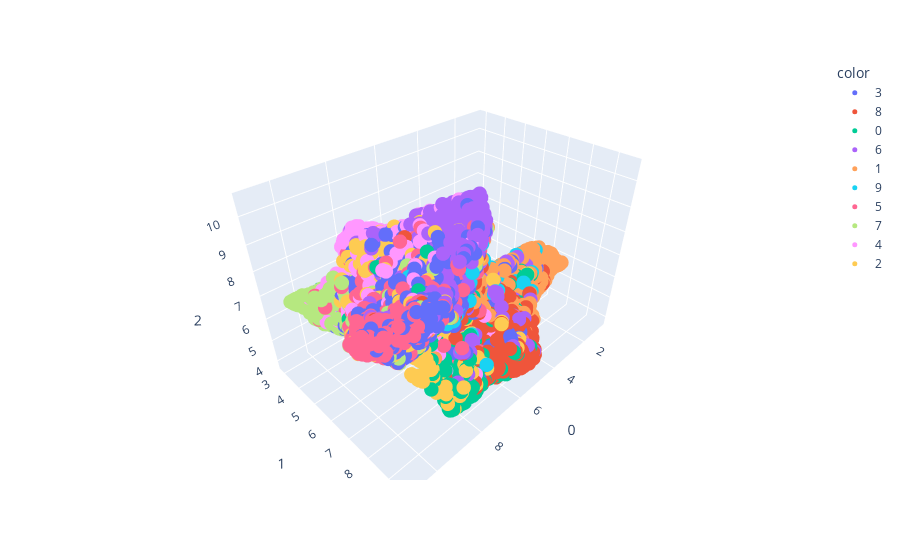

The notebook cell this image was saved under:
### Code cell
features = df.loc[:, :classColumnName]
umap_3d = UMAP(n_components=3)
proj_3d = umap_3d.fit_transform(features)
fig_3d = px.scatter_3d(
    proj_3d, x=0, y=1, z=2,
color = df.classNames
)
fig_3d.update_traces(marker_size=5)

fig_3d.show()

### Figure 1 — Plotly figure (JSON) as saved in the notebook; plotly's stock layout.template omitted (floating-point values rounded to 4 significant figures; data arrays with more than 128 entries replaced by an {"elided": "..."} marker saying what was removed)
{"data": [{"hovertemplate": "color=3<br>0=%{x}<br>1=%{y}<br>2=%{z}<extra></extra>", "legendgroup": "3", "marker": {"color": "#636efa", "size": 5, "symbol": "circle"}, "mode": "markers", "name": "3", "scene": "scene", "showlegend": true, "type": "scatter3d", "x": {"elided": "1000 float values"}, "y": {"elided": "1000 float values"}, "z": {"elided": "1000 float values"}}, {"hovertemplate": "color=8<br>0=%{x}<br>1=%{y}<br>2=%{z}<extra></extra>", "legendgroup": "8", "marker": {"color": "#EF553B", "size": 5, "symbol": "circle"}, "mode": "markers", "name": "8", "scene": "scene", "showlegend": true, "type": "scatter3d", "x": {"elided": "1000 float values"}, "y": {"elided": "1000 float values"}, "z": {"elided": "1000 float values"}}, {"hovertemplate": "color=0<br>0=%{x}<br>1=%{y}<br>2=%{z}<extra></extra>", "legendgroup": "0", "marker": {"color": "#00cc96", "size": 5, "symbol": "circle"}, "mode": "markers", "name": "0", "scene": "scene", "showlegend": true, "type": "scatter3d", "x": {"elided": "1000 float values"}, "y": {"elided": "1000 float values"}, "z": {"elided": "1000 float values"}}, {"hovertemplate": "color=6<br>0=%{x}<br>1=%{y}<br>2=%{z}<extra></extra>", "legendgroup": "6", "marker": {"color": "#ab63fa", "size": 5, "symbol": "circle"}, "mode": "markers", "name": "6", "scene": "scene", "showlegend": true, "type": "scatter3d", "x": {"elided": "1000 float values"}, "y": {"elided": "1000 float values"}, "z": {"elided": "1000 float values"}}, {"hovertemplate": "color=1<br>0=%{x}<br>1=%{y}<br>2=%{z}<extra></extra>", "legendgroup": "1", "marker": {"color": "#FFA15A", "size": 5, "symbol": "circle"}, "mode": "markers", "name": "1", "scene": "scene", "showlegend": true, "type": "scatter3d", "x": {"elided": "1000 float values"}, "y": {"elided": "1000 float values"}, "z": {"elided": "1000 float values"}}, {"hovertemplate": "color=9<br>0=%{x}<br>1=%{y}<br>2=%{z}<extra></extra>", "legendgroup": "9", "marker": {"color": "#19d3f3", "size": 5, "symbol": "circle"}, "mode": "markers", "name": "9", "scene": "scene", "showlegend": true, "type": "scatter3d", "x": {"elided": "1000 float values"}, "y": {"elided": "1000 float values"}, "z": {"elided": "1000 float values"}}, {"hovertemplate": "color=5<br>0=%{x}<br>1=%{y}<br>2=%{z}<extra></extra>", "legendgroup": "5", "marker": {"color": "#FF6692", "size": 5, "symbol": "circle"}, "mode": "markers", "name": "5", "scene": "scene", "showlegend": true, "type": "scatter3d", "x": {"elided": "1000 float values"}, "y": {"elided": "1000 float values"}, "z": {"elided": "1000 float values"}}, {"hovertemplate": "color=7<br>0=%{x}<br>1=%{y}<br>2=%{z}<extra></extra>", "legendgroup": "7", "marker": {"color": "#B6E880", "size": 5, "symbol": "circle"}, "mode": "markers", "name": "7", "scene": "scene", "showlegend": true, "type": "scatter3d", "x": {"elided": "1000 float values"}, "y": {"elided": "1000 float values"}, "z": {"elided": "1000 float values"}}, {"hovertemplate": "color=4<br>0=%{x}<br>1=%{y}<br>2=%{z}<extra></extra>", "legendgroup": "4", "marker": {"color": "#FF97FF", "size": 5, "symbol": "circle"}, "mode": "markers", "name": "4", "scene": "scene", "showlegend": true, "type": "scatter3d", "x": {"elided": "1000 float values"}, "y": {"elided": "1000 float values"}, "z": {"elided": "1000 float values"}}, {"hovertemplate": "color=2<br>0=%{x}<br>1=%{y}<br>2=%{z}<extra></extra>", "legendgroup": "2", "marker": {"color": "#FECB52", "size": 5, "symbol": "circle"}, "mode": "markers", "name": "2", "scene": "scene", "showlegend": true, "type": "scatter3d", "x": {"elided": "1000 float values"}, "y": {"elided": "1000 float values"}, "z": {"elided": "1000 float values"}}], "layout": {"legend": {"title": {"text": "color"}, "tracegroupgap": 0}, "margin": {"t": 60}, "scene": {"domain": {"x": [0, 1], "y": [0, 1]}, "xaxis": {"title": {"text": "0"}}, "yaxis": {"title": {"text": "1"}}, "zaxis": {"title": {"text": "2"}}}}}
